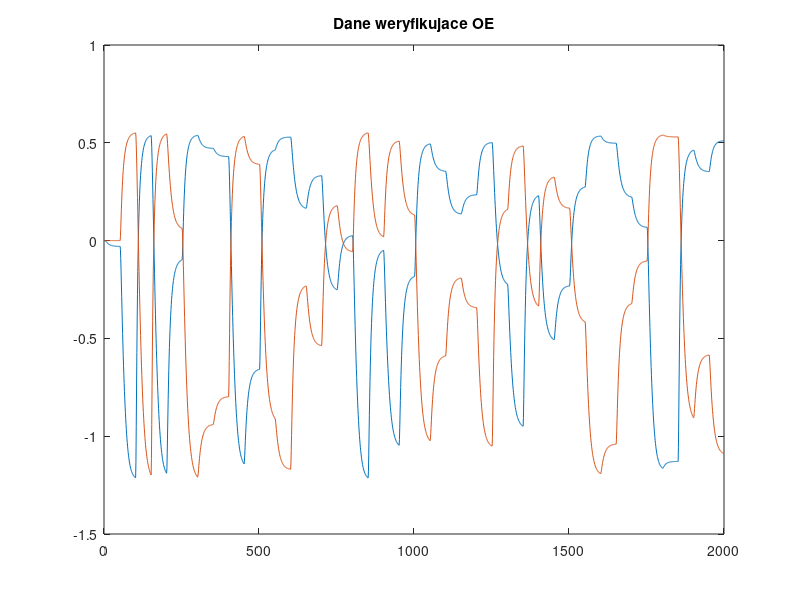
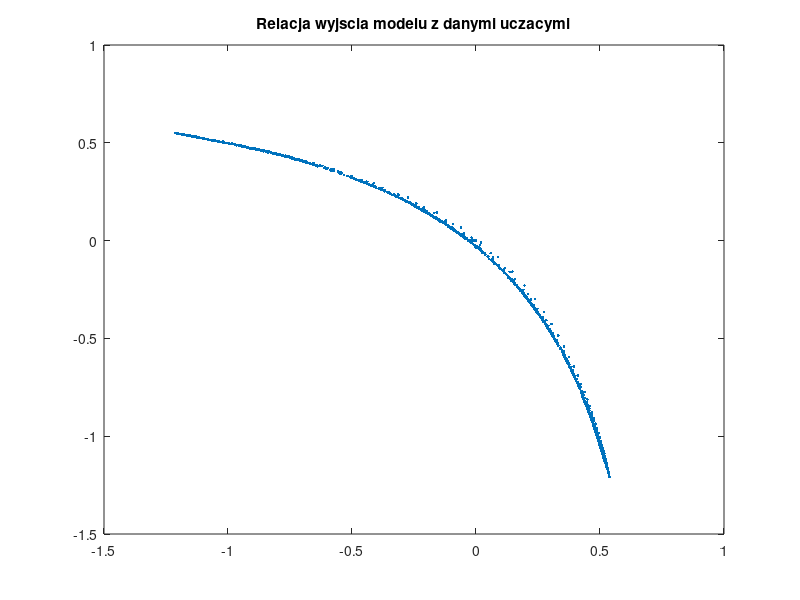
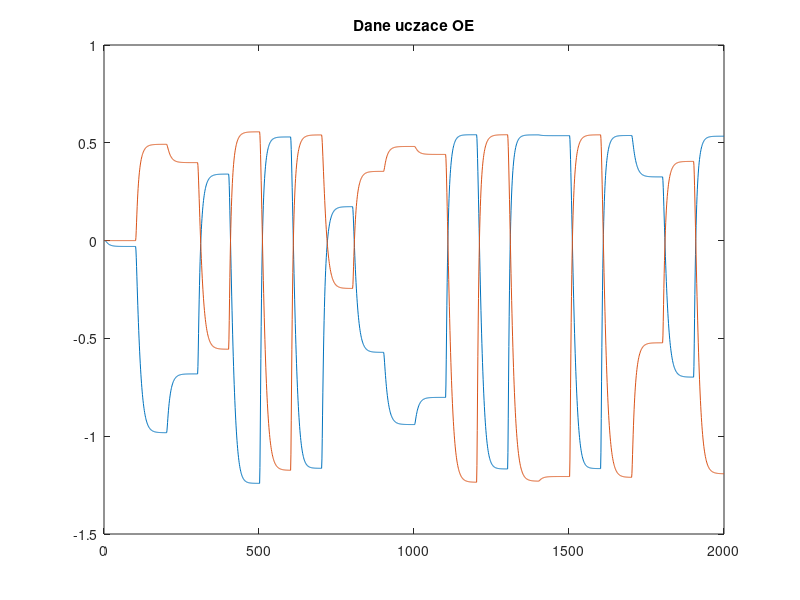
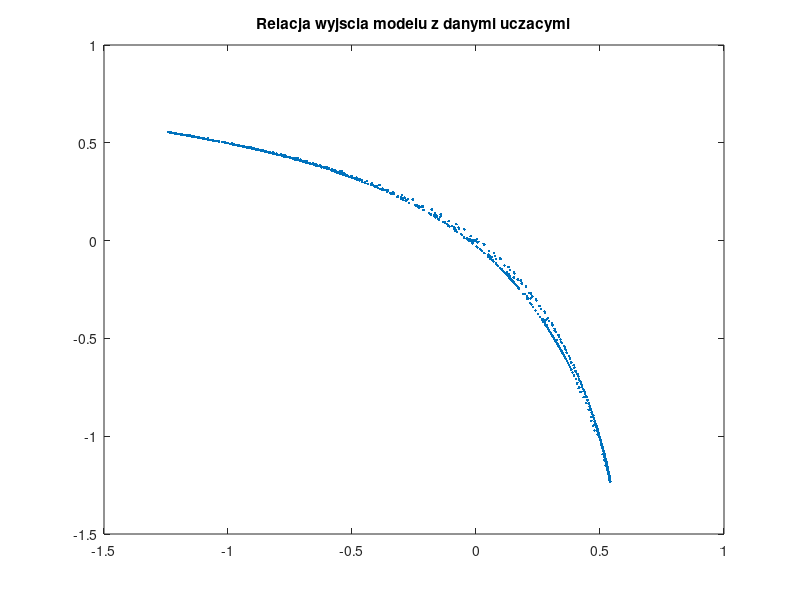

Source code (MATLAB) for these figures, in order:
clear all;
close all;
% w10(1,1)=-2.0703111369e-001; w1(1,1)=2.4534613513e-001; w1(1,2)=-1.5012731067e-001; w1(1,3)=-4.2901648542e-001; w1(1,4)=-5.0048073703e-001; 
% w10(2,1)=1.0766184724e-001; w1(2,1)=-9.4080141814e-001; w1(2,2)=-6.6127260767e-001; w1(2,3)=2.2430431552e-001; w1(2,4)=-1.3674659858e-001; 
% w10(3,1)=-3.7794943386e-001; w1(3,1)=-2.0616308407e-002; w1(3,2)=-1.8863967722e-001; w1(3,3)=-3.2990734574e-001; w1(3,4)=-1.2935292490e-001; 
% w10(4,1)=7.9634643159e-001; w1(4,1)=-2.9941000014e-002; w1(4,2)=-1.0859102245e-001; w1(4,3)=-7.2365296831e-001; w1(4,4)=1.9416460588e-001; 
% w10(5,1)=-8.9103376347e-002; w1(5,1)=-5.1285535048e-001; w1(5,2)=-3.9475657827e-001; w1(5,3)=6.2126785423e-002; w1(5,4)=8.6311187923e-002; 
% w10(6,1)=3.1010694257e-001; w1(6,1)=-3.4995083426e-002; w1(6,2)=-7.4992253887e-002; w1(6,3)=4.8618657530e-001; w1(6,4)=-1.9117942182e-001; 
% w10(7,1)=3.0881343104e-001; w1(7,1)=-3.4515668371e-002; w1(7,2)=7.0711847914e-002; w1(7,3)=5.3179084074e-001; w1(7,4)=-2.0831471149e-001; 
% w10(8,1)=5.1153922213e-001; w1(8,1)=4.5326331024e-001; w1(8,2)=5.5730865651e-001; w1(8,3)=1.9810073373e-001; w1(8,4)=8.1017061060e-002; 
% w10(9,1)=7.7231465273e-002; w1(9,1)=-9.0694765315e-002; w1(9,2)=-2.6360236238e-001; w1(9,3)=4.6957465001e-001; w1(9,4)=-1.7835842139e-001; 
% w20=-9.5465257820e-002; w2(1)=1.1082193536e-001; w2(2)=1.1931892400e-001; w2(3)=-7.6544352230e-001; w2(4)=-8.6103658185e-001; w2(5)=-3.6836682488e-001; w2(6)=6.9497404571e-001; w2(7)=5.8437398857e-001; w2(8)=-1.5820101055e-001; w2(9)=7.3850507072e-001; 
%w10 = 9x1 w20 = 1x1 w2 = 1x9 w1 = 9x4
values = load("model_toolbox.mat");
w20 = values.b(end);
w10 = values.b(1:end-1);

w2 = values.LW;
w1 = values.IW;

values = load('dane_wer.mat');
y_wer = values.y;
x_wer = values.u;
values = load('dane_ucz.mat');
y_ucz = values.y;
x_ucz = values.u;
y = zeros(1, length(y_wer));

arx = 0;
oe = 1;
if oe
for k = 5:length(y_wer)
    x = [x_wer(k-3);x_wer(k-4);y(k-1);y(k-2)];
    y(k) = w2*tanh(w1*x+w10)+w20;
end
plot(y)
title("Dane weryfikujace OE")
hold on
plot(y_wer)
hold off
% exportgraphics(gca, "dane_weryfikujace_arx_na_oe_symulacja.pdf")
figure 
plot(y, y_wer, '.')
% exportgraphics(gca, "relacja_modelu_arx_na_oe_weryfikujace.pdf")
title("Relacja wyjscia modelu z danymi uczacymi")
error_wer = norm(y_wer - y)^2

figure
for k = 5:length(y_ucz)
    x = [x_ucz(k-3);x_ucz(k-4);y(k-1);y(k-2)];
    y(k) = w2*tanh(w1*x+w10)+w20;
end
plot(y)
title("Dane uczace OE")
hold on
plot(y_ucz)
error_ucz = norm(y_ucz - y)^2
hold off
% exportgraphics(gca, "dane_uczace_arx_na_oe_symulacja.pdf")
figure

plot(y, y_ucz, '.')
title("Relacja wyjscia modelu z danymi uczacymi")
% exportgraphics(gca, "relacja_modelu_arx_na_oe_uczace.pdf")

end
if arx
y = zeros(1, length(y_wer));
for k = 5:length(y_wer)
    x = [x_wer(k-3);x_wer(k-4);y_wer(k-1);y_wer(k-2)];
    y(k) = w2*tanh(w1*x+w10)+w20;
end
figure
plot(y)
title("Dane weryfikujace OE")
hold on
plot(y_wer)
hold off
error_wer = norm(y_wer - y)^2

figure
for k = 5:length(y_ucz)
    x = [x_ucz(k-3);x_ucz(k-4);y_ucz(k-1);y_ucz(k-2)];
    y(k) = w2*tanh(w1*x+w10)+w20;
end
plot(y)
title("Dane uczace OE")
hold on
plot(y_ucz)
error_ucz = norm(y_ucz - y)^2
hold off
end
